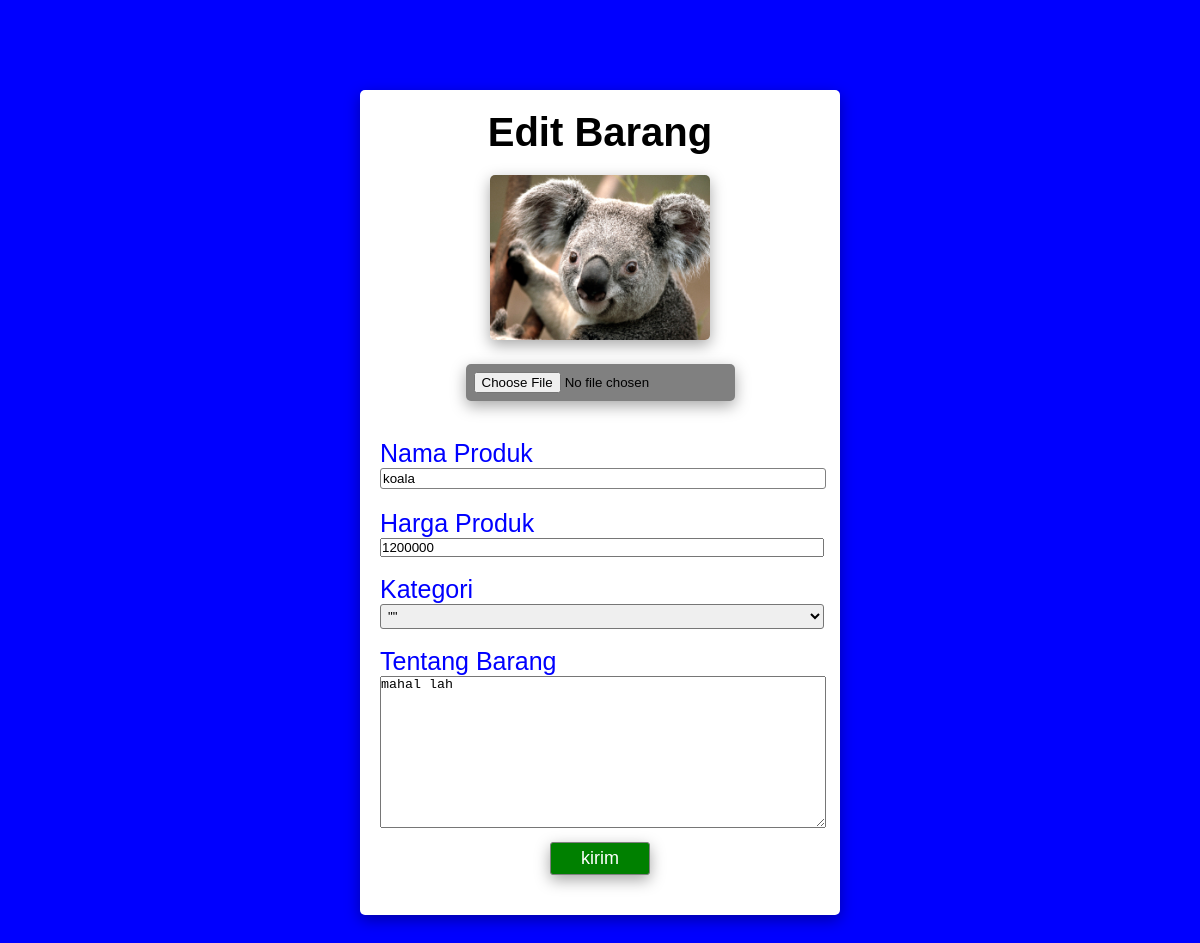
/ganti.php?id=60, run on an earlier commit of the app's database.
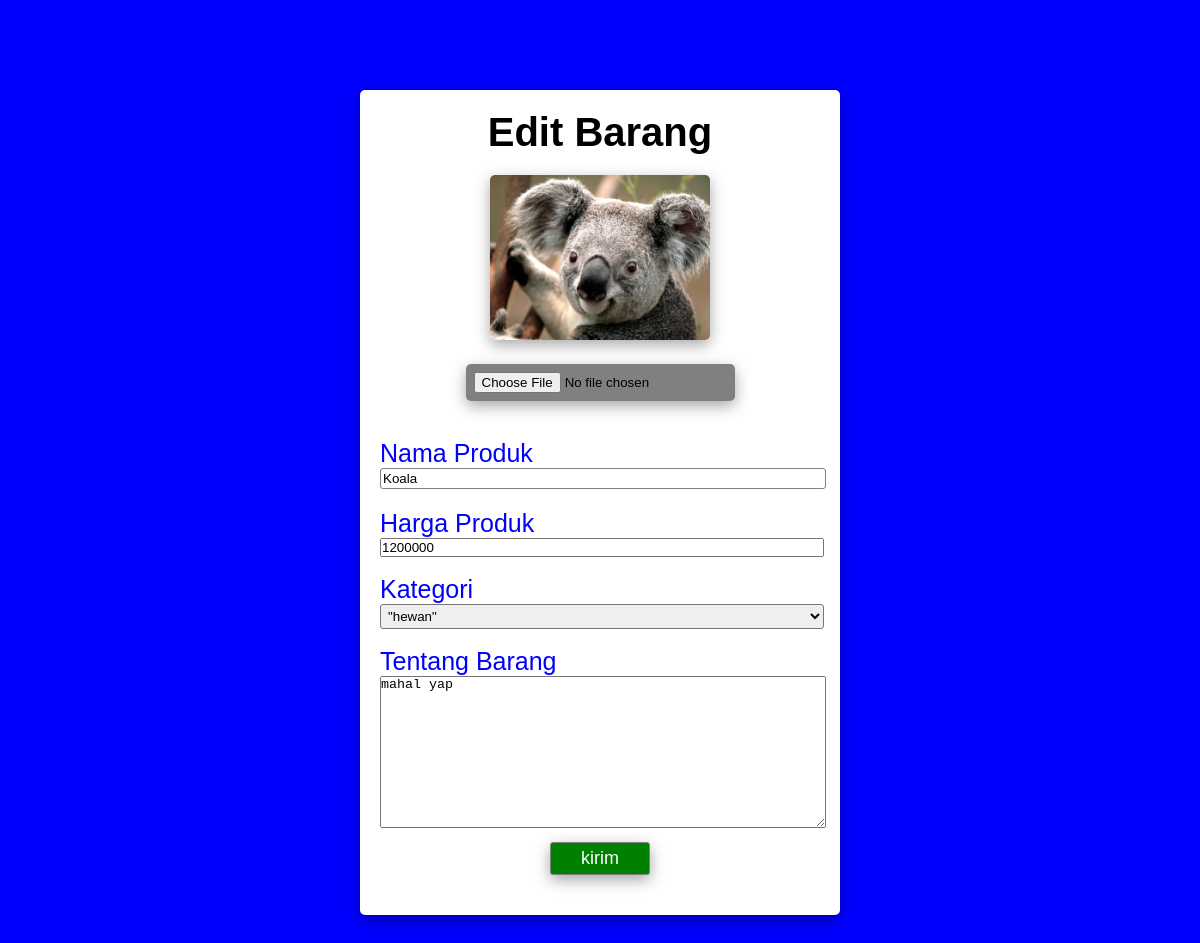
And on a later commit of the database.
### tables this page shows
CREATE TABLE `produk` (
  `id` int(11) NOT NULL,
  `produk` varchar(50) DEFAULT NULL,
  `keterangan` varchar(200) DEFAULT NULL,
  `harga` int(11) DEFAULT NULL,
  `img` varchar(50) DEFAULT NULL,
  `id_komen` varchar(50) DEFAULT NULL,
  `kategori` varchar(50) DEFAULT NULL
);

### fungsi.php (called while the page is built, shortened)
<?php
$conn = mysqli_connect('localhost','root','','shop');
function ambil($query){
    global $conn;
    $result = mysqli_query($conn,$query);
    $rows = [];
    while($row = mysqli_fetch_assoc($result) ){
        $rows[] = $row;
    }
    return $rows;
}
?>

### ganti.php (the view, shortened to what this page needs)
<?php
require 'fungsi.php';
$id = $_GET["id"];
$produk = ambil("SELECT * FROM produk WHERE id = $id")[0];
?>
<!DOCTYPE html>
<html lang="en">
<head>
    <link rel="stylesheet" href="css/ganti.css">
</head>
<body>
    <div class="container">
        <h1>Edit Barang</h1>
        <form action="" method="post" enctype="multipart/form-data">
        <div class="mid">
            <img src="img/<?= $produk["img"] ?>" alt="gambar"><br>
            <input type="file" name="gambar" id="gambar"><br><br>
        </div>
        <label for="nama">Nama Produk</label><br>
        <input type="text" name="nama" id="nama" value="<?= $produk["produk"] ?>" require autocomplete="off">
        <label for="harga">Harga Produk</label><br>
        <input type="number" name="harga" id="harga" value="<?= $produk["harga"] ?>" require autocomplete="off"><br><br>
        <label for="kategori">Kategori</label><br>
            <select id="kategori" name="kategori">
                <option value="<?= $produk["kategori"] ?>">"<?= $produk["kategori"] ?>"</option>
            </select><br><br>
        <label for="keterangan">Tentang Barang</label><br>
        <textarea name="keterangan" id="keterangan"><?= $produk["keterangan"] ?></textarea>
        <div class="mid">
            <input type="submit" value="kirim" name="kirim" class="kirim">
        </div>
        </form>
    </div>
</body>
</html>

What changed in the data, as far as the page shows it:
changed produk: nama "koala" → "Koala"; keterangan "mahal lah" → "mahal yap"
Also different on the page:
form field kategori: "\"\"" → "\"hewan\""
